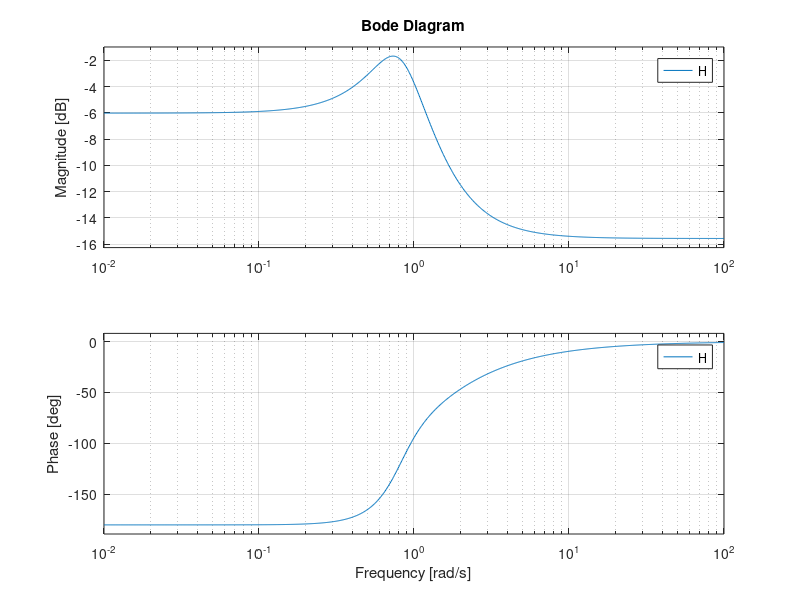

Source code (MATLAB):
function [ output_args ] = fun3_bodeLA
    num1=[1 2 0 -2];
    den1=[6 2 0 4];
    H=tf(num1,den1);
    bode(H);
    grid on;

end